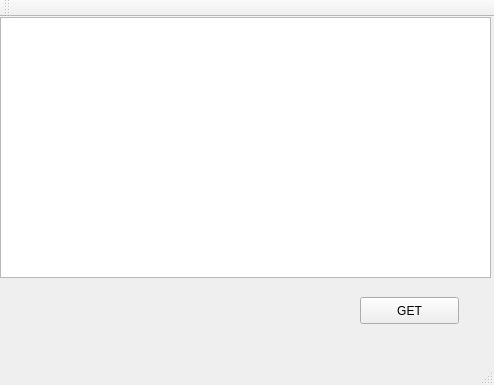
<?xml version="1.0" encoding="UTF-8"?>
<ui version="4.0">
 <class>MainWindow</class>
 <widget class="QMainWindow" name="MainWindow">
  <property name="geometry">
   <rect>
    <x>0</x>
    <y>0</y>
    <width>494</width>
    <height>385</height>
   </rect>
  </property>
  <property name="windowTitle">
   <string>MainWindow</string>
  </property>
  <widget class="QWidget" name="centralWidget">
   <widget class="QTextBrowser" name="textBrowser">
    <property name="geometry">
     <rect>
      <x>0</x>
      <y>0</y>
      <width>491</width>
      <height>261</height>
     </rect>
    </property>
   </widget>
   <widget class="QPushButton" name="pushButton">
    <property name="geometry">
     <rect>
      <x>360</x>
      <y>280</y>
      <width>99</width>
      <height>27</height>
     </rect>
    </property>
    <property name="text">
     <string>GET</string>
    </property>
   </widget>
  </widget>
  <widget class="QMenuBar" name="menuBar">
   <property name="geometry">
    <rect>
     <x>0</x>
     <y>0</y>
     <width>494</width>
     <height>25</height>
    </rect>
   </property>
  </widget>
  <widget class="QToolBar" name="mainToolBar">
   <attribute name="toolBarArea">
    <enum>TopToolBarArea</enum>
   </attribute>
   <attribute name="toolBarBreak">
    <bool>false</bool>
   </attribute>
  </widget>
  <widget class="QStatusBar" name="statusBar"/>
 </widget>
 <layoutdefault spacing="6" margin="11"/>
 <resources/>
 <connections/>
</ui>
